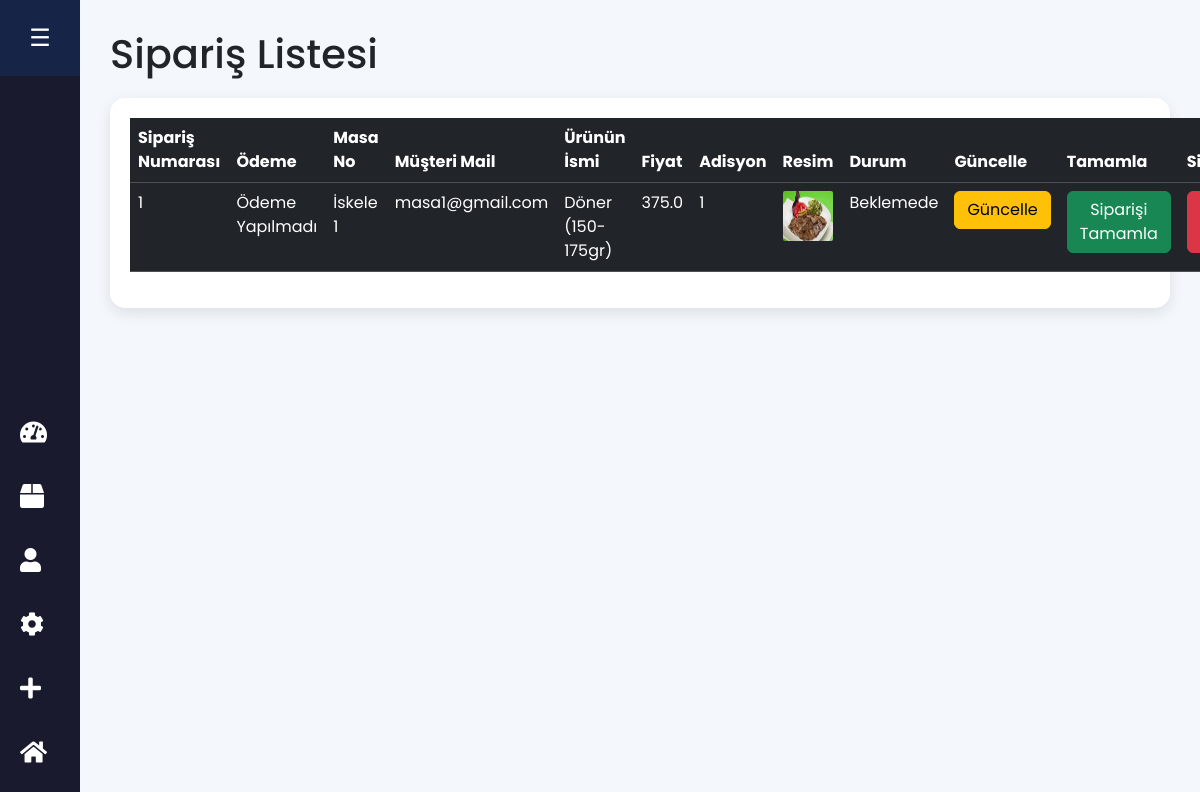
Before: /view-orders (signed in) with the older database file.
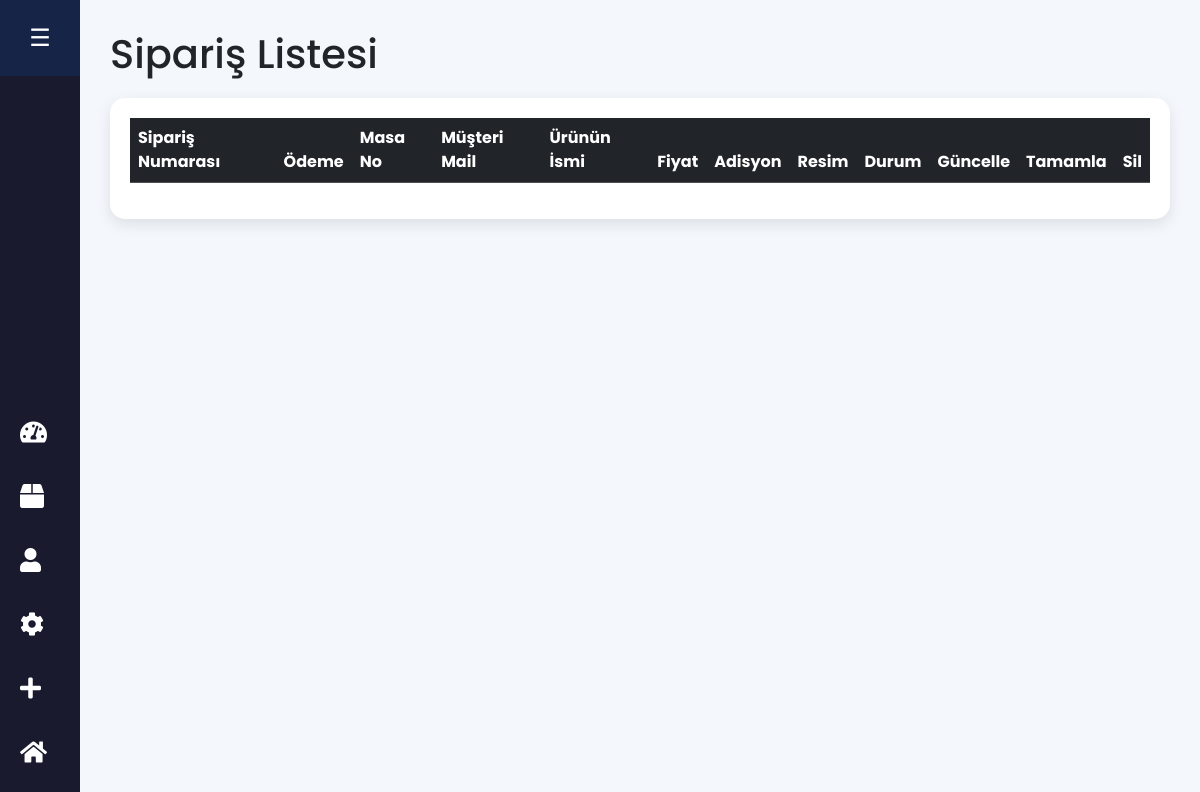
After: the same page with the newer database file.
### website/models.py (models this page shows, shortened)
class Order(db.Model):
    id = db.Column(db.Integer, primary_key=True)
    quantity = db.Column(db.Integer, nullable=False)
    price = db.Column(db.Float, nullable=False)
    status = db.Column(db.String(100), nullable=True)
    Payment = db.Column(db.String(100), nullable=True)
    customer_link = db.Column(db.Integer, db.ForeignKey('customer.id'), nullable=True)
    product_link = db.Column(db.Integer, db.ForeignKey('product.id'), nullable=False)

class Customer(db.Model, UserMixin):
    id = db.Column(db.Integer, primary_key=True)
    email = db.Column(db.String(100), unique=True)
    username = db.Column(db.String(100))
    password_hash = db.Column(db.String(150))
    date_joined = db.Column(db.DateTime(), default=datetime.utcnow)
    MasaNo = db.Column(db.Integer)
    MasaAdi = db.Column(db.Text)
    cart_items = db.relationship('Cart', backref=db.backref('customer', lazy=True))
    orders = db.relationship('Order', backref=db.backref('customer', lazy=True))
    @property
    def password(self):
        raise AttributeError('Password is not a readable Attribute')

class Product(db.Model):
    id = db.Column(db.Integer, primary_key=True)
    product_name = db.Column(db.String(100), nullable=False)
    current_price = db.Column(db.Float, nullable=False)
    previous_price = db.Column(db.Float, nullable=False)
    in_stock = db.Column(db.Integer, nullable=False)
    product_picture = db.Column(db.String(1000), nullable=False)
    flash_sale = db.Column(db.Boolean, default=False)
    date_added = db.Column(db.DateTime, default=datetime.utcnow)
    salad = db.Column(db.Boolean, default=False)
    main = db.Column(db.Boolean, default=False)
    colddrink = db.Column(db.Boolean, default=False)
    hotdrink = db.Column(db.Boolean, default=False)
    desert = db.Column(db.Boolean, default=False)
    sneak = db.Column(db.Boolean, default=False)
    Solded = db.Column(db.Integer, default=0)
    carts = db.relationship('Cart', backref=db.backref('product', lazy=True))
    orders = db.relationship('Order', backref=db.backref('product', lazy=True))

### website/admin.py (the view)
@admin.route('/view-orders')
@login_required
def order_view():
    if current_user.id == 6:
        orders = Order.query.all()
        return render_template('view_orders.html', orders=orders)
    return render_template('404.html')

### website/templates/view_orders.html (shortened to what this page needs)
<!DOCTYPE html>
<html lang="tr">
<head>
    <link href="https://cdn.jsdelivr.net/npm/bootstrap@5.3.1/dist/css/bootstrap.min.css" rel="stylesheet">
    <link rel="stylesheet" href="https://cdnjs.cloudflare.com/ajax/libs/font-awesome/5.15.4/css/all.min.css">
</head>
<body>
    <div class="sidebar" id="sidebar">
        <div class="logo" id="logo">☰</div>
        <ul>
            <li>
                <a href="/dashboard" class="nav-link">
                    <i class="fas fa-tachometer-alt"></i>
                </a>
            </li>
            <li>
                <a href="/shop-items" class="nav-link">
                    <i class="fas fa-box"></i>
                </a>
            </li>
            <li>
                <a href="#" class="nav-link">
                    <i class="fas fa-user"></i>
                </a>
            </li>
            <li>
                <a href="#" class="nav-link">
                    <i class="fas fa-cog"></i>
                </a>
            </li>
            <li>
                <a href="/add-shop-items" class="nav-link">
                    <i class="fas fa-plus"></i>
                </a>
            </li>
            <li>
                <a href="/admin-page" class="nav-link">
                    <i class="fas fa-home"></i>
                </a>
            </li>
        </ul>
    </div>
    <div class="main-content" id="main-content">
        <h1>Sipariş Listesi</h1>
        <div class="table-container">
            <table class="table table-dark table-hover">
                <thead>
                    <tr>
                        <th scope="col">Sipariş Numarası</th>
                        <th scope="col">Ödeme</th>
                        <th scope="col">Masa No</th>
                        <th scope="col">Müşteri Mail</th>
                        <th scope="col">Ürünün İsmi</th>
                        <th scope="col">Fiyat</th>
                        <th scope="col">Adisyon</th>
                        <th scope="col">Resim</th>
                        <th scope="col">Durum</th>
                        <th scope="col">Güncelle</th>
                        <th scope="col">Tamamla</th>
                        <th scope="col">Sil</th>
                    </tr>
                </thead>
                <tbody>
                    {% for order in orders %}
                    <tr>
                        <td>{{ order.id }}</td>
                        <td>{{ order.Payment }}</td>
                        <td>{{ order.customer.username }}</td>
                        <td>{{ order.customer.email }}</td>
                        <td>{{ order.product.product_name }}</td>
                        <td>{{ order.price }}</td>
                        <td>{{ order.quantity }}</td>
                        <td><img src="{{ order.product.product_picture }}" alt="" style="height: 50px; width: 50px; border-radius: 2px;"></td>
                        <td>{{ order.status }}</td>
                        <td>
                            <a href="/update-order/{{ order.id }}" class="btn btn-warning">Güncelle</a>
                        </td>
                        <td>
                            <a href="/finish-order/{{ order.id }}" class="btn btn-success">Siparişi Tamamla</a>
                        </td>
                        <td>
                            <a href="/remove-order/{{ order.id }}" class="btn btn-danger">Siparişi Sil</a>
                        </td>
                    </tr>
                    {% endfor %}
                </tbody>
            </table>
        </div>
    </div>
</body>
</html>

Changed rows visible on the page:
removed Order: id "1", Payment "Ödeme Yapılmadı", customer.username "İskele 1", customer.email "masa1@gmail.com", product.product_name "Döner (150-175gr)", price "375.0", quantity "1", product.product_picture (picture), status "Beklemede"
